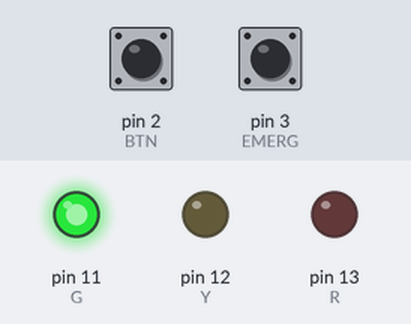
A sketch run on a simulated Arduino Uno, built with avr-gcc and run on an emulated ATmega328P. Parts: output pins drawn as LEDs (lit = HIGH). Dashed ring = blinking. Inputs (shaded band) come from the test bench; at power-on: pin 2 (BTN) HIGH, pin 3 (EMERG) HIGH.

Above: at 1.2 s.
1.3 s: pin 2 (BTN) pulled LOW for 0.15 s
At 1.69 s:
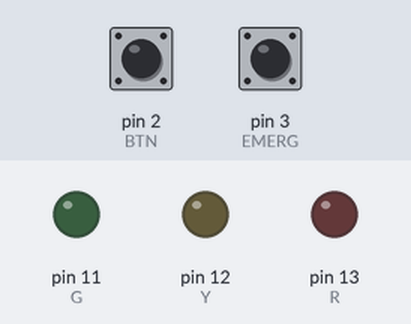
At 2.3 s:
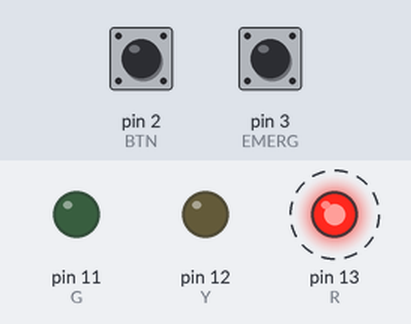
4.4 s: pin 3 (EMERG) pulled LOW for 0.15 s
At 5.3 s:
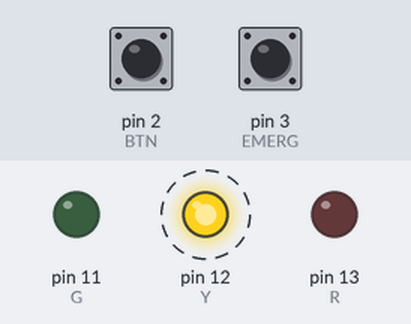
Timing chart, 0 to 13.5 s (numbered marks = the images above; inputs shaded):
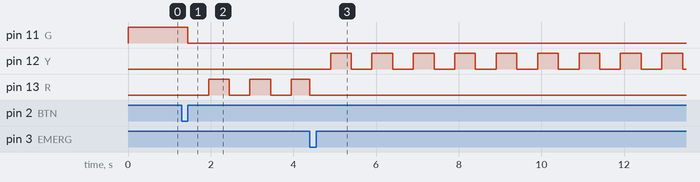

Measured:
- after the input at 1.3 s, pin 11 (G): HIGH → LOW after 0.15 s; pin 13 (R): alternates HIGH for 0.50 s and LOW for 0.50 s, starting after 0.65 s
- after the input at 4.4 s, pin 11 (G): stays LOW (without the input it goes to HIGH after 0.56 s); pin 12 (Y): alternates HIGH for 0.50 s and LOW for 0.50 s, starting after 0.50 s

The sketch:

sketch_sep27a_copy_20250927233931.ino
```cpp
// --- Пины светодиодов и кнопок ---
const int R=13,Y=12,G=11,BTN=2,EMERG=3;

// --- Состояния светофора ---
enum St{GREEN,YELLOW,RED,RED_BLINK,WARNING,NIGHT};
St st; // текущее состояние

// --- Переменные для таймеров и состояний ---
unsigned long t0,dur,lastBtn=0;
bool ped=0,night=0,btn=0,prevEmerg=0;
int blinkCnt=0;

// --- Функция управления светодиодами ---
void leds(int r,int y,int g){
  digitalWrite(R,r);
  digitalWrite(Y,y);
  digitalWrite(G,g);
}

// --- Таблица состояний светофора ---
struct StateConfig {
  int r, y, g;           // состояние светодиодов
  unsigned long duration; // длительность состояния
  St nextState;          // следующее состояние по таймеру
  void (*action)(void);  // действие при переходе
  void (*update)(void);  // действие при обновлении (для особых состояний)
};

// --- Действия для особых состояний ---
void redBlinkAction() { blinkCnt = 6; }
void warningUpdate() {
  digitalWrite(Y, !digitalRead(Y));
  t0 = millis();
}
void nightUpdate() {
  digitalWrite(Y, !digitalRead(Y));
  t0 = millis();
}
void redBlinkUpdate() {
  digitalWrite(R, !digitalRead(R));
  blinkCnt--;
  t0 = millis();
}
void noAction() {}
void noUpdate() {}

// --- Таблица конфигурации состояний ---
const StateConfig stateTable[] = {
  // r, y, g, duration, nextState, action, update
  {0, 0, 1, 10000, YELLOW, noAction, noUpdate},    // GREEN
  {0, 1, 0,  3000, RED,    noAction, noUpdate},    // YELLOW
  {1, 0, 0, 10000, GREEN,  noAction, noUpdate},    // RED
  {0, 0, 0,   500, GREEN,  redBlinkAction, redBlinkUpdate}, // RED_BLINK
  {0, 0, 0,   500, WARNING, noAction, warningUpdate}, // WARNING
  {0, 0, 0,  1000, NIGHT,   noAction, nightUpdate}   // NIGHT
};

// --- Проверка особых состояний ---
bool isSpecialState(St s) {
  return (s == RED_BLINK || s == WARNING || s == NIGHT);
}

// --- Переход в новое состояние ---
void next(St s, unsigned long customDur = 0){
  st = s;
  t0 = millis();
  dur = (customDur > 0) ? customDur : stateTable[s].duration;

  leds(0, 0, 0); // гасим все светодиоды

  // Включаем светодиоды согласно таблице (кроме особых состояний)
  if(!isSpecialState(s)) {
    leds(stateTable[s].r, stateTable[s].y, stateTable[s].g);
  }

  // Выполняем действие при переходе
  stateTable[s].action();
}

// --- Обработка таймера состояния ---
void handleStateTimer() {
  if(st == RED_BLINK && blinkCnt <= 0) {
    next(GREEN);
    return;
  }

  if(isSpecialState(st)) {
    stateTable[st].update();
  } else {
    next(stateTable[st].nextState);
  }
}

// --- Инициализация ---
void setup(){
  pinMode(R,1); pinMode(Y,1); pinMode(G,1);
  pinMode(BTN,2); pinMode(EMERG,2);
  next(GREEN);
}

// --- Основной цикл ---
void loop(){
  // --- Обработка кнопки с антидребезгом ---
  bool p = !digitalRead(BTN);
  if(p && !btn && millis()-lastBtn > 50){
    btn = 1;
    lastBtn = millis();
  }
  if(!p && btn){
    btn = 0;
    unsigned long held = millis() - lastBtn;
    if(held > 2000) night = !night;
    else if(held > 50) ped = 1;
  }

  // --- Аварийный режим ---
  bool emerg = !digitalRead(EMERG);
  if(emerg){
    if(st != WARNING) next(WARNING, 500);
    if(millis() - t0 > dur) {
      stateTable[WARNING].update();
    }
    return;
  }

  if(!emerg && prevEmerg) next(GREEN);
  prevEmerg = emerg;

  // --- Ночной режим ---
  if(night){
    if(st != NIGHT) next(NIGHT, 1000);
    if(millis() - t0 > dur) {
      stateTable[NIGHT].update();
    }
    return;
  }

  // --- Обработка пешехода ---
  if(ped && st == GREEN){
    next(RED_BLINK, 500);
    ped = 0;
  }

  // --- Основной цикл светофора ---
  if(millis() - t0 > dur){
    handleStateTimer();
  }
}
```
